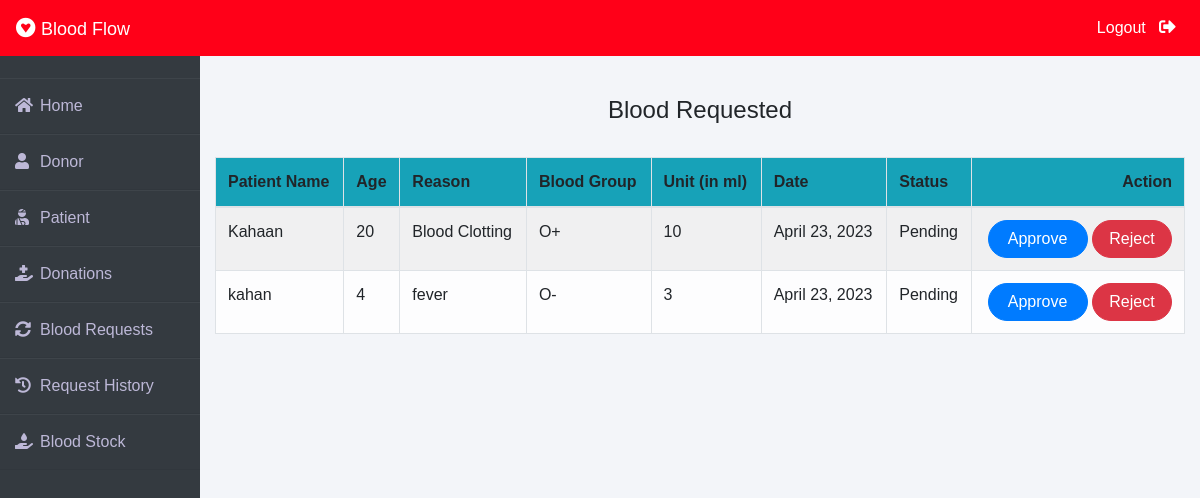
The page /admin-request (signed in) on the database its author committed.
### blood/models.py (models this page shows, shortened)
class BloodRequest(models.Model):
    request_by_patient=models.ForeignKey(pmodels.Patient,null=True,on_delete=models.CASCADE)
    request_by_donor=models.ForeignKey(dmodels.Donor,null=True,on_delete=models.CASCADE)
    patient_name=models.CharField(max_length=30)
    patient_age=models.PositiveIntegerField()
    reason=models.CharField(max_length=500)
    bloodgroup=models.CharField(max_length=10)
    unit=models.PositiveIntegerField(default=0)
    status=models.CharField(max_length=20,default="Pending")
    date=models.DateField(auto_now=True)

### blood/views.py (the view)
# urls.py: path('admin-request', views.admin_request_view,name='admin-request'),
@login_required(login_url='adminlogin')
def admin_request_view(request):
    requests=models.BloodRequest.objects.all().filter(status='Pending')
    return render(request,'blood/admin_request.html',{'requests':requests})

### templates/blood/admin_request.html (shortened to what this page needs)
{% extends 'blood/adminbase.html' %}
{% block content %}
{% load widget_tweaks %}
{%load static%}
<br><br>
<div class="container">
    {% if requests %}
    <H4 class="text-center">Blood Requested</H4><br>
    <table class="table table-light table-hover table-bordered table-striped">
        <thead class="bg-info">
            <tr>
                <th scope="col">Patient Name</th>
                <th scope="col">Age</th>
                <th scope="col">Reason</th>
                <th scope="col">Blood Group</th>
                <th scope="col">Unit (in ml)</th>
                <th scope="col">Date</th>
                <th scope="col">Status</th>
                <th class="text-right">Action</th>
            </tr>
        </thead>
        <tbody>
            {% for t in requests %}
            <tr>
                <td> {{t.patient_name}}</td>
                <td>{{t.patient_age}}</td>
                <td>{{t.reason}}</td>
                <td>{{t.bloodgroup}}</td>
                <td>{{t.unit}}</td>
                <td>{{t.date}}</td>
                <td>{{t.status}}</td>
                <td class="text-right">
                    <button class="btn btn-primary badge-pill" style="width: 100px;"><a  style="text-decoration: none;color: white;" href="{% url 'update-approve-status' t.id  %}">Approve</a> </button>
                    <button class="btn btn-danger badge-pill" style="width: 80px;"><a  style="text-decoration: none;color: white;" href="{% url 'update-reject-status' t.id  %}">Reject</a> </button>
                </td>
            </tr>
            {% endfor %}
        </tbody>
    </table>
{% else %}
<h5>No Blood Request By Patient / Donor !</h5>
{% endif %}
</div>
{% endblock content %}

### templates/blood/adminbase.html (shortened to what this page needs)
<!DOCTYPE html>
<html lang="en">
<head>
    <link rel="stylesheet" href="https://maxcdn.bootstrapcdn.com/bootstrap/4.0.0/css/bootstrap.min.css">
    <link rel="stylesheet" href="https://cdnjs.cloudflare.com/ajax/libs/font-awesome/5.14.0/css/all.css">
</head>
<body>
    <nav class="navbar navbar-expand-lg navbar-light fixed-top bg-danger">
        <a style="color:white;" class="navbar-brand" href="/"><i class="fab fa-gratipay"></i>&nbsp;<font face = "Comic sans MS" size ="4">Blood Flow</font></a>
        <div class="navbar-collapse collapse w-100 order-3 dual-collapse2">
            <ul class="navbar-nav ml-auto">
                <li class="nav-item">
                    <a class="nav-link" style="color: white;" href="/logout">Logout &nbsp; <i class="fas fa-sign-out-alt"></i></a>
                </li>
            </ul>
        </div>
      </nav>
<br><br>
<div class="wrapper">
    <div class="sidebar">
        <ul>
            <li><a style="text-decoration:none;" href="/"><i class="fas fa-home"></i>Home</a></li>
            <li><a style="text-decoration:none;" href="/admin-donor"><i class="fas fa-user"></i>Donor</a></li>
            <li><a style="text-decoration:none;" href="/admin-patient"><i class="fas fa-user-injured"></i>Patient</a></li>
            <li><a style="text-decoration:none;" href="/admin-donation"><i class="fas fa-hand-holding-medical"></i>Donations</a></li>
            <li><a style="text-decoration:none;" href="/admin-request"><i class="fas fa-sync-alt"></i>Blood Requests</a></li>
            <li><a style="text-decoration:none;" href="/admin-request-history"><i class="fas fa-history"></i>Request History</a></li>
            <li><a style="text-decoration:none;" href="/admin-blood"><i class="fas fa-hand-holding-water"></i>Blood Stock</a></li>
        </ul>
    </div>
    <div class="main_content">
{% block content %}
{% endblock content %}
    </div>
</div>
</body>
</html>

### templates/blood/adminbase.html (style rules this page uses)
* { margin: 0; padding: 0; box-sizing: border-box; list-style: none; text-decoration: none; font-family: 'Josefin Sans', sans-serif; }
body { background-color: #f3f5f9; }
.bg-danger { background-color: #ff0018!important; }
.wrapper { display: flex; position: relative; }
.wrapper .sidebar { width: 200px; height: 100%; background: #343a40; padding: 30px 0px; position: fixed; }
.wrapper .sidebar ul li { padding: 15px; border-bottom: 1px solid #bdb8d7; border-bottom: 1px solid rgba(0,0,0,0.05); border-top: 1px solid rgba(255,255,255,0.05); }
.wrapper .sidebar ul li a { color: #bdb8d7; display: block; }
.wrapper .sidebar ul li a .fas { width: 25px; }
.wrapper .main_content { width: 100%; margin-left: 200px; }
.fa-sign-out-alt { color: white; font-size: 2ex; }

### rows shown on the page
BloodRequest: patient_name "Kahaan", patient_age "20", reason "Blood Clotting", bloodgroup "O+", unit "10", date "April 23, 2023", status "Pending"
BloodRequest: patient_name "kahan", patient_age "4", reason "fever", bloodgroup "O-", unit "3", date "April 23, 2023", status "Pending"
